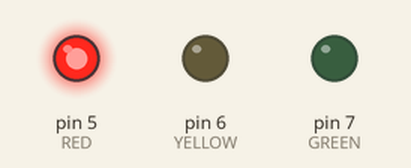
The sketch below on a simulated Arduino Uno, built with avr-gcc and run on an emulated ATmega328P. On the bench: output pins drawn as LEDs (lit = HIGH).

Above: at 1.0 s.
At 3.0 s:
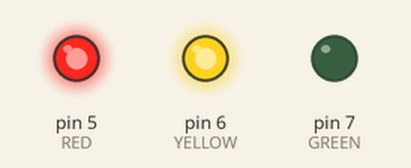
At 5.0 s:
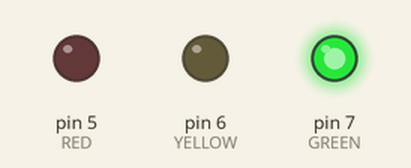
At 7.0 s:
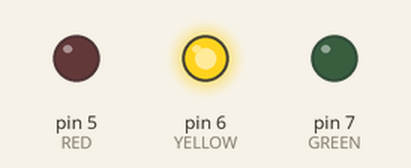
Timing chart, 0 to 10.4 s (numbered marks = the images above):
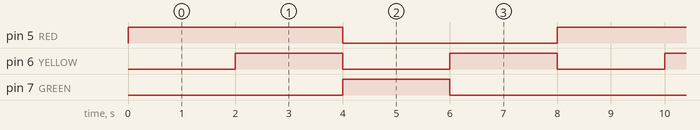

The sketch:

RoadLights.ino
```cpp
#define RED 5      // Define pin number for the red light
#define YELLOW 6   // Define pin number for the yellow light
#define GREEN 7    // Define pin number for the green light

void setup() {
  pinMode(RED, OUTPUT);     // Set the red light pin as an output
  pinMode(YELLOW, OUTPUT);  // Set the yellow light pin as an output
  pinMode(GREEN, OUTPUT);   // Set the green light pin as an output
}

void loop() {
  // Step 1: Red ON, Yellow OFF, Green OFF (Stop)
  digitalWrite(RED, 1);
  digitalWrite(YELLOW, 0);
  digitalWrite(GREEN, 0);
  delay(2000);  // Wait 2 seconds

  // Step 2: Red ON, Yellow ON, Green OFF (Prepare to go)
  digitalWrite(RED, 1);
  digitalWrite(YELLOW, 1);
  digitalWrite(GREEN, 0);
  delay(2000);  // Wait 2 seconds

  // Step 3: Red OFF, Yellow OFF, Green ON (Go)
  digitalWrite(RED, 0);
  digitalWrite(YELLOW, 0);
  digitalWrite(GREEN, 1);
  delay(2000);  // Wait 2 seconds

  // Step 4: Red OFF, Yellow ON, Green OFF (Prepare to stop)
  digitalWrite(RED, 0);
  digitalWrite(YELLOW, 1);
  digitalWrite(GREEN, 0);
  delay(2000);  // Wait 2 seconds
}
```

Measured:
- by itself, pin 5 (RED): alternates HIGH for 4.0 s and LOW for 4.0 s
- by itself, pin 6 (YELLOW): alternates HIGH for 2.0 s and LOW for 2.0 s
- by itself, pin 7 (GREEN): alternates HIGH for 2.0 s and LOW for 6.0 s
